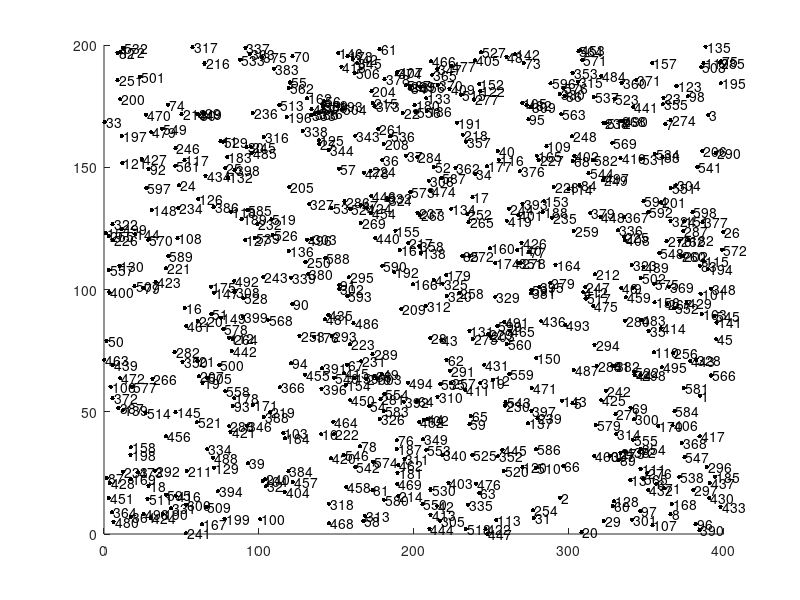

MATLAB code for this plot:
AreaRx=400;
AreaRy=200;
NodeNums=600;
even=0;
if even==0
    % the random position of node 
    Node.x=AreaRx*rand(1,NodeNums);
    Node.y=AreaRy*rand(1,NodeNums);
end
if even==1
    %the uniform distribution position of node  
    Node.x(1)=AreaRx*unifrnd(0,1);
    Node.y(1)=AreaRy*unifrnd(0,1);
    index=1;
    for i=2:NodeNums 
        flag=1;
        while flag==1
              x=AreaRx*unifrnd(0,1);%the new node location
              y=AreaRy*unifrnd(0,1);
              for j=1:index
                  distance=sqrt((Node.x(j)-x)^2+(Node.y(j)-y)^2);
                  if distance<9.5
                     flag=1;
                     break;
                  else
                     flag=0;
                  end      
              end
        end
        index=index+1;
        Node.x(i)=x;
        Node.y(i)=y;
    end
end
for i=1:NodeNums
     hold on
     plot(Node.x(i),Node.y(i),'.','MarkerEdgeColor','k','MarkerSize',10);
     text(Node.x(i)+1,Node.y(i),num2str(i));
     hold off   
end
if even==0
    filen=['f:\simulate\','locationrandom.txt'];
    fid= fopen(filen,'w');
    for i=1:NodeNums   % The Node ID ,position x,position y,The number of  neighbr node,The ID all  neighbr node 
       fprintf(fid,'%10.4f %10.4f\n',Node.x(i),Node.y(i));
    end
    fclose(fid); 
end
if even==1
    filen=['f:\simulate\','locationrandom.txt'];
    fid= fopen(filen,'w');
    for i=1:NodeNums   % The Node ID ,position x,position y,The number of  neighbr node,The ID all  neighbr node 
       fprintf(fid,'%10.4f %10.4f\n',Node.x(i),Node.y(i));
    end
    fclose(fid); 
end